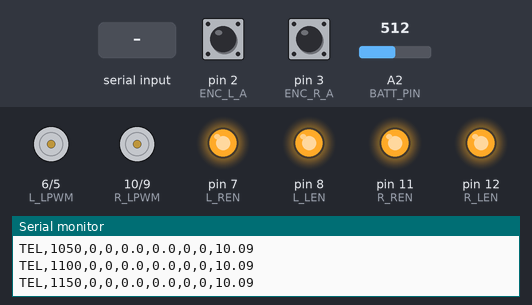
The sketch below on a simulated Arduino Uno, built with avr-gcc and run on an emulated ATmega328P. Shown: motor-driver pin pairs drawn as motors (green arrow = first pin HIGH = forward, orange = second pin HIGH = backward, longer = more drive), output pins drawn as LEDs (lit = HIGH), the last lines printed to the serial monitor. The test bench sets the inputs (shaded band); at power-on: pin 2 (ENC_L_A) HIGH, pin 3 (ENC_R_A) HIGH, A2 (BATT_PIN) = 512.

Above: at 1.2 s.
1.3 s: "F\n" received over Serial
At 1.47 s:
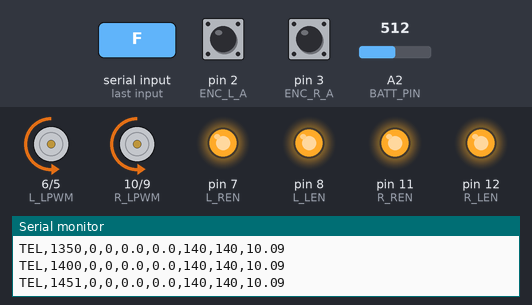
3.1 s: "B\n" received over Serial
At 3.27 s:
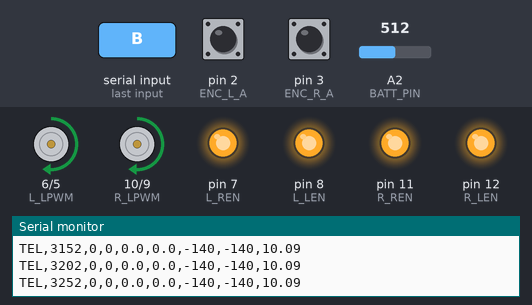
Timing chart, 0 to 6.1 s (numbered marks = the images above; inputs shaded):
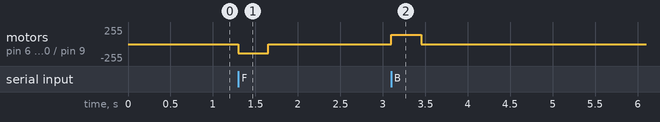

The sketch:

arespath_final.ino
```cpp
/*
  Arespath Rover — Arduino Uno firmware v5
  ══════════════════════════════════════
  Optimized v5:
  • Reduced telemetry interval to 50ms for faster feedback
  • Faster command processing with minimal overhead
  • Non-blocking serial read
  • Immediate motor response to SET commands

  Hardware: Arduino Uno R3 + dual BTS7960 motor driver

  Serial protocol (115200 baud, newline-terminated):
    PING           → PONG ARESPATH
    SET <l> <r>    → set left/right PWM  (-255 … 255)
    STOP           → stop both motors immediately
    RESET_ODOM     → zero encoder tick counters
    F              → forward  at DEFAULT_SPEED
    B              → backward at DEFAULT_SPEED
    L              → spin left  at DEFAULT_SPEED
    R              → spin right at DEFAULT_SPEED
    S              → stop (alias)

  Telemetry every 50 ms (faster for responsive feedback):
    TEL,<ms>,<left_ticks>,<right_ticks>,<left_rpm>,<right_rpm>,<left_pwm>,<right_pwm>,<batt_v>

  Watchdog:
    If no command is received for 350 ms → FAILSAFE_STOP (motors halted).

  Pinout:
    Left  BTS7960  RPWM=5  LPWM=6  R_EN=7  L_EN=8
    Right BTS7960  RPWM=9  LPWM=10 R_EN=11 L_EN=12
    Left  encoder  A=2 (INT0), B=A0
    Right encoder  A=3 (INT1), B=A1
    Battery sense  A2 (optional, 4:1 divider → 0-20 V range)
*/

const uint8_t L_RPWM = 5, L_LPWM = 6, L_REN = 7,  L_LEN = 8;
const uint8_t R_RPWM = 9, R_LPWM = 10, R_REN = 11, R_LEN = 12;
const uint8_t ENC_L_A = 2, ENC_L_B = A0;
const uint8_t ENC_R_A = 3, ENC_R_B = A1;
const uint8_t BATT_PIN = A2;

const float   TICKS_PER_REV     = 420.0f;
const uint16_t TELEMETRY_MS     = 50;
const uint16_t WATCHDOG_MS      = 350;
const uint8_t  DEFAULT_SPEED    = 140;
const float   BATT_SCALE        = (13.3f / 3.3f) * (5.0f / 1023.0f);

volatile long leftCount  = 0;
volatile long rightCount = 0;

int currentLeftPWM  = 0;
int currentRightPWM = 0;

unsigned long lastTelMs  = 0;
unsigned long lastCmdMs  = 0;
long prevLeftCount  = 0;
long prevRightCount = 0;
bool failsafeActive = false;

char   serialBuf[72];
uint8_t serialIdx = 0;

void enableDrivers() {
  digitalWrite(L_REN, HIGH); digitalWrite(L_LEN, HIGH);
  digitalWrite(R_REN, HIGH); digitalWrite(R_LEN, HIGH);
}

void setLeft(int v) {
  v = constrain(v, -255, 255);
  currentLeftPWM = v;
  if (v > 0)       { analogWrite(L_RPWM, v);   analogWrite(L_LPWM, 0); }
  else if (v < 0)  { analogWrite(L_RPWM, 0);   analogWrite(L_LPWM, -v); }
  else              { analogWrite(L_RPWM, 0);   analogWrite(L_LPWM, 0); }
}

void setRight(int v) {
  v = constrain(v, -255, 255);
  currentRightPWM = v;
  if (v > 0)       { analogWrite(R_RPWM, v);   analogWrite(R_LPWM, 0); }
  else if (v < 0)  { analogWrite(R_RPWM, 0);   analogWrite(R_LPWM, -v); }
  else              { analogWrite(R_RPWM, 0);   analogWrite(R_LPWM, 0); }
}

void stopAll() {
  setLeft(0);
  setRight(0);
}

void resetOdometry() {
  noInterrupts();
  leftCount = rightCount = 0;
  interrupts();
  prevLeftCount = prevRightCount = 0;
}

void isrLeftA() {
  bool a = digitalRead(ENC_L_A), b = digitalRead(ENC_L_B);
  if (a == b) leftCount++; else leftCount--;
}
void isrRightA() {
  bool a = digitalRead(ENC_R_A), b = digitalRead(ENC_R_B);
  if (a == b) rightCount++; else rightCount--;
}

void handleLine(char *line) {
  while (*line == ' ' || *line == '\t') line++;
  if (*line == '\0') return;

  lastCmdMs   = millis();
  failsafeActive = false;

  char *cmd = strtok(line, " ");
  if (!cmd) return;
  while (*cmd) { *cmd = toupper(*cmd); cmd++; }
  cmd = strtok(line, " ");

  if (strcmp(cmd, "PING") == 0) {
    Serial.println(F("PONG ARESPATH"));
    return;
  }

  if (strcmp(cmd, "STOP") == 0 || strcmp(cmd, "S") == 0) {
    stopAll();
    Serial.println(F("ACK STOP"));
    return;
  }

  if (strcmp(cmd, "RESET_ODOM") == 0 || strcmp(cmd, "RESET") == 0) {
    resetOdometry();
    Serial.println(F("ACK RESET_ODOM"));
    return;
  }

  if (strcmp(cmd, "SET") == 0) {
    char *ls = strtok(NULL, " ");
    char *rs = strtok(NULL, " ");
    if (!ls || !rs) { Serial.println(F("ERR SET missing args")); return; }
    setLeft(constrain(atoi(ls), -255, 255));
    setRight(constrain(atoi(rs), -255, 255));
    return;
  }

  if (strcmp(cmd, "F") == 0) {
    setLeft(DEFAULT_SPEED); setRight(DEFAULT_SPEED);
    return;
  }
  if (strcmp(cmd, "B") == 0) {
    setLeft(-DEFAULT_SPEED); setRight(-DEFAULT_SPEED);
    return;
  }
  if (strcmp(cmd, "L") == 0) {
    setLeft(-DEFAULT_SPEED); setRight(DEFAULT_SPEED);
    return;
  }
  if (strcmp(cmd, "R") == 0) {
    setLeft(DEFAULT_SPEED); setRight(-DEFAULT_SPEED);
    return;
  }
}

void readSerial() {
  while (Serial.available() > 0) {
    char ch = (char)Serial.read();
    if (ch == '\r') continue;
    if (ch == '\n') {
      serialBuf[serialIdx] = '\0';
      handleLine(serialBuf);
      serialIdx = 0;
    } else if (serialIdx < sizeof(serialBuf) - 1) {
      serialBuf[serialIdx++] = ch;
    }
  }
}

void sendTelemetry() {
  unsigned long now = millis();
  if (now - lastTelMs < TELEMETRY_MS) return;

  long lc, rc;
  noInterrupts(); lc = leftCount; rc = rightCount; interrupts();

  float leftRpm = 0, rightRpm = 0;
  if (lastTelMs > 0) {
    float dtMin = (now - lastTelMs) / 60000.0f;
    if (dtMin > 0) {
      leftRpm  = (lc - prevLeftCount)  / (TICKS_PER_REV * dtMin);
      rightRpm = (rc - prevRightCount) / (TICKS_PER_REV * dtMin);
    }
  }
  prevLeftCount  = lc;
  prevRightCount = rc;
  lastTelMs = now;

  float batt = analogRead(BATT_PIN) * BATT_SCALE;

  Serial.print(F("TEL,"));
  Serial.print(now);         Serial.print(',');
  Serial.print(lc);          Serial.print(',');
  Serial.print(rc);          Serial.print(',');
  Serial.print(leftRpm, 1);  Serial.print(',');
  Serial.print(rightRpm, 1); Serial.print(',');
  Serial.print(currentLeftPWM);  Serial.print(',');
  Serial.print(currentRightPWM); Serial.print(',');
  Serial.println(batt, 2);
}

void checkWatchdog() {
  if (failsafeActive) return;
  if ((currentLeftPWM != 0 || currentRightPWM != 0) &&
      (millis() - lastCmdMs > WATCHDOG_MS)) {
    stopAll();
    failsafeActive = true;
    Serial.println(F("FAILSAFE_STOP"));
  }
}

void setup() {
  pinMode(L_RPWM, OUTPUT); pinMode(L_LPWM, OUTPUT);
  pinMode(L_REN,  OUTPUT); pinMode(L_LEN,  OUTPUT);
  pinMode(R_RPWM, OUTPUT); pinMode(R_LPWM, OUTPUT);
  pinMode(R_REN,  OUTPUT); pinMode(R_LEN,  OUTPUT);

  pinMode(ENC_L_A, INPUT_PULLUP); pinMode(ENC_L_B, INPUT_PULLUP);
  pinMode(ENC_R_A, INPUT_PULLUP); pinMode(ENC_R_B, INPUT_PULLUP);

  attachInterrupt(digitalPinToInterrupt(ENC_L_A), isrLeftA, CHANGE);
  attachInterrupt(digitalPinToInterrupt(ENC_R_A), isrRightA, CHANGE);

  Serial.begin(115200);
  enableDrivers();
  stopAll();
  resetOdometry();
  lastCmdMs = millis();

  Serial.println(F("PONG ARESPATH"));
}

void loop() {
  readSerial();
  checkWatchdog();
  sendTelemetry();
}
```

Measured:
- after the input at 1.3 s, motor on pin 6 (L_LPWM) / pin 5 (L_RPWM), motor on pin 10 (R_LPWM) / pin 9 (R_RPWM): stopped → backward 140/255 at once, → stopped 0.35 s later
- after the input at 3.1 s, motor on pin 6 (L_LPWM) / pin 5 (L_RPWM), motor on pin 10 (R_LPWM) / pin 9 (R_RPWM): stopped → forward 140/255 at once, → stopped 0.35 s later
